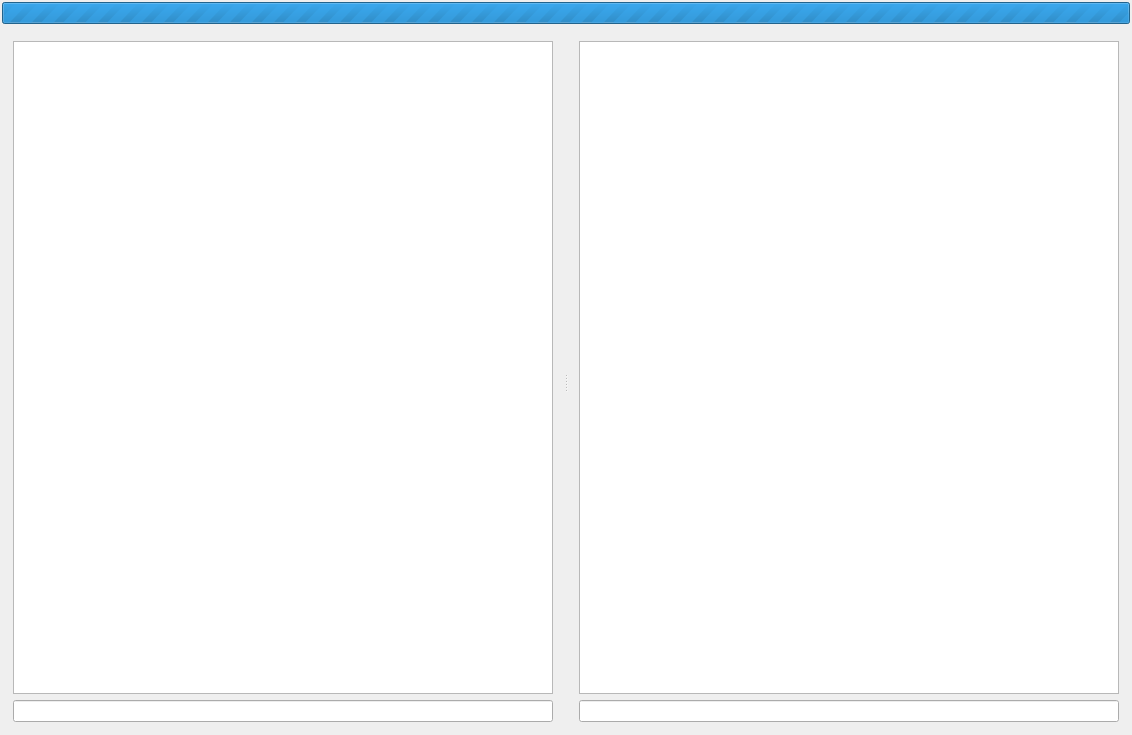
<?xml version="1.0" encoding="UTF-8"?>
<ui version="4.0">
 <class>MsInfoWidget</class>
 <widget class="QWidget" name="MsInfoWidget">
  <property name="geometry">
   <rect>
    <x>0</x>
    <y>0</y>
    <width>1132</width>
    <height>735</height>
   </rect>
  </property>
  <property name="windowTitle">
   <string>MsInfoWidget</string>
  </property>
  <layout class="QVBoxLayout" name="verticalLayout_3">
   <property name="leftMargin">
    <number>2</number>
   </property>
   <property name="topMargin">
    <number>2</number>
   </property>
   <property name="rightMargin">
    <number>2</number>
   </property>
   <property name="bottomMargin">
    <number>2</number>
   </property>
   <item>
    <widget class="QProgressBar" name="parsingProgressBar">
     <property name="maximum">
      <number>0</number>
     </property>
     <property name="value">
      <number>0</number>
     </property>
     <property name="textVisible">
      <bool>false</bool>
     </property>
    </widget>
   </item>
   <item>
    <widget class="QSplitter" name="splitter">
     <property name="orientation">
      <enum>Qt::Horizontal</enum>
     </property>
     <widget class="QWidget" name="layoutWidget_10">
      <layout class="QVBoxLayout" name="verticalLayout_1">
       <item>
        <widget class="QTreeView" name="categoriesTreeView">
         <property name="alternatingRowColors">
          <bool>true</bool>
         </property>
        </widget>
       </item>
       <item>
        <widget class="QLineEdit" name="categoryLineEdit">
         <property name="readOnly">
          <bool>true</bool>
         </property>
        </widget>
       </item>
      </layout>
     </widget>
     <widget class="QWidget" name="layoutWidget">
      <layout class="QVBoxLayout" name="verticalLayout_2">
       <item>
        <widget class="QTreeView" name="valuesTreeView">
         <property name="alternatingRowColors">
          <bool>true</bool>
         </property>
         <property name="rootIsDecorated">
          <bool>false</bool>
         </property>
         <property name="itemsExpandable">
          <bool>false</bool>
         </property>
         <property name="sortingEnabled">
          <bool>true</bool>
         </property>
        </widget>
       </item>
       <item>
        <widget class="QLineEdit" name="valueLineEdit">
         <property name="readOnly">
          <bool>true</bool>
         </property>
        </widget>
       </item>
      </layout>
     </widget>
    </widget>
   </item>
  </layout>
 </widget>
 <layoutdefault spacing="6" margin="11"/>
 <resources/>
 <connections/>
</ui>
